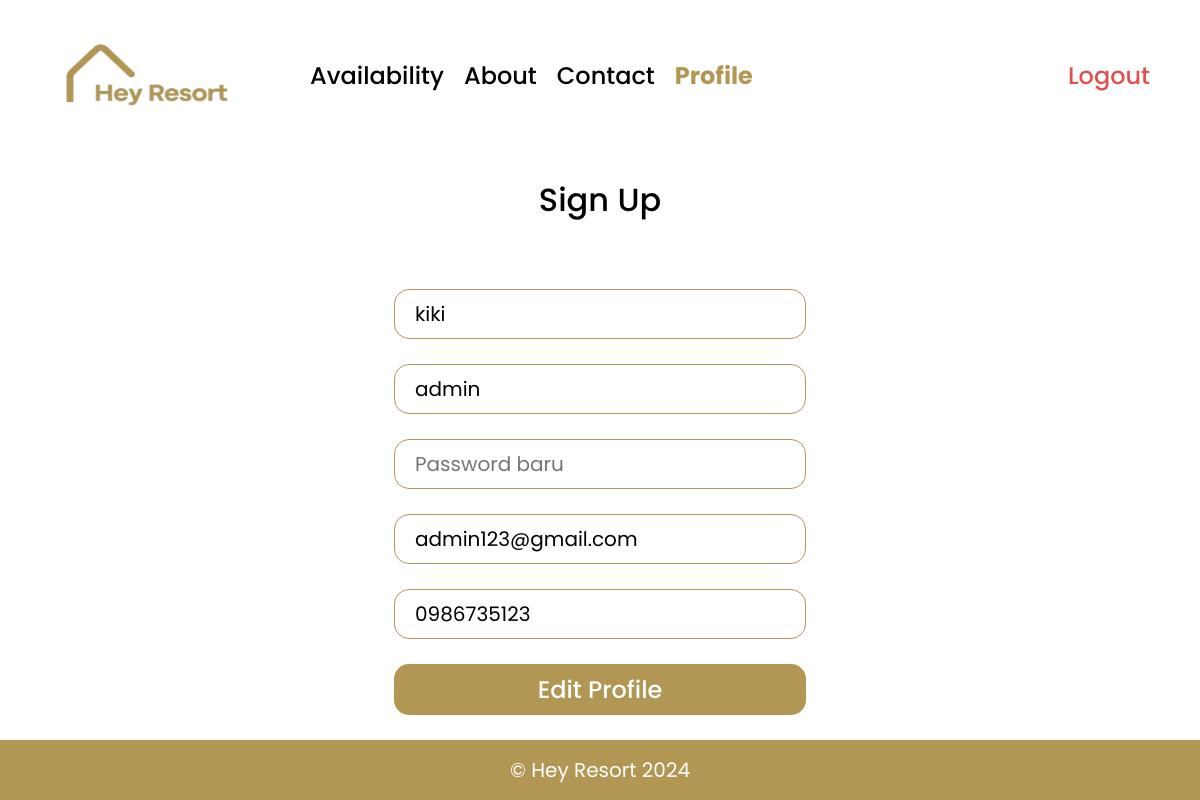
The app's page /src/pages/main_layout.php?page=profile&id_user=4 (signed in) with its own data.
### tables this page shows
CREATE TABLE `tbl_user` (
  `id_user` int NOT NULL,
  `fullname` varchar(100) NOT NULL,
  `email` varchar(100) NOT NULL,
  `phone` varchar(16) NOT NULL,
  `username` varchar(15) NOT NULL,
  `password` varchar(250) NOT NULL
);

### src/pages/profile.php (the view, shortened to what this page needs)
<?php
if (isset($_GET['id_user'])) {
    $id_user = $_GET['id_user'];
    $sql = "SELECT * FROM tbl_user WHERE id_user = $id_user";
    $result = mysqli_query($conn, $sql);
    $row = mysqli_fetch_assoc($result);
}
?>
<div class="form-profile">
    <h1 class="title">Sign Up</h1>
    <form action="../config/proses/edit_profile.php" method="post">
        <input type="text" class="form-input" placeholder="Full Name" required name="fullname" maxlength="100" value="<?= $row['fullname'] ?>">
        <input type="text" class="form-input" placeholder="Username" required name="username" maxlength="15" value="<?= $row['username'] ?>">
        <input type="password" class="form-input" placeholder="Password baru" name="password" maxlength="12"">
        <input type=" email" class="form-input" placeholder="Email" required name="email" maxlength="100" value="<?= $row['email'] ?>">
        <input type="tel" class="form-input" placeholder="Phone" required name="phone" maxlength="15" value="<?= $row['phone'] ?>">
        <button type="submit" class="btn-submit">Edit Profile</button>
    </form>
</div>

### asset/css/form_sign.css (style rules this page uses)
.title { font-size: 32px; font-weight: 500; margin-bottom: 65px; }
form { display: flex; flex-direction: column; gap: 25px; }
.form-input { box-sizing: border-box; width: 412px; height: 50px; gap: 0px; border-radius: 15px; border: 1px solid #B19753; opacity: 0px; font-size: 20px; font-weight: 400; padding-left: 20px; padding-right: 20px; outline: none; }
.btn-submit { width: 412px; height: 51px; border-radius: 15px; background-color: #B19753; border: none; font-size: 24px; font-weight: 500; color: #FFFFFF; cursor: pointer; }

### asset/css/main.css (style rules this page uses)
* { margin: 0; padding: 0; font-family: "Poppins", sans-serif; }
html { scroll-behavior: smooth; }
body { width: 100%; }

### asset/css/form_profile.css (style rules this page uses)
.form-profile { display: flex; height: 100vh; width: 100%; align-items: center; justify-content: center; flex-direction: column; }
.title { font-size: 32px; font-weight: 500; }
form { display: flex; flex-direction: column; gap: 25px; }
.form-input { box-sizing: border-box; width: 412px; height: 50px; gap: 0px; border-radius: 15px; border: 1px solid #B19753; opacity: 0px; font-size: 20px; font-weight: 400; padding-left: 20px; padding-right: 20px; outline: none; }
.btn-submit { width: 412px; height: 51px; border-radius: 15px; background-color: #B19753; border: none; font-size: 24px; font-weight: 500; color: #FFFFFF; cursor: pointer; }

### records on screen
tbl_user: fullname "kiki", username "admin", email "admin123@gmail.com", phone "0986735123"
